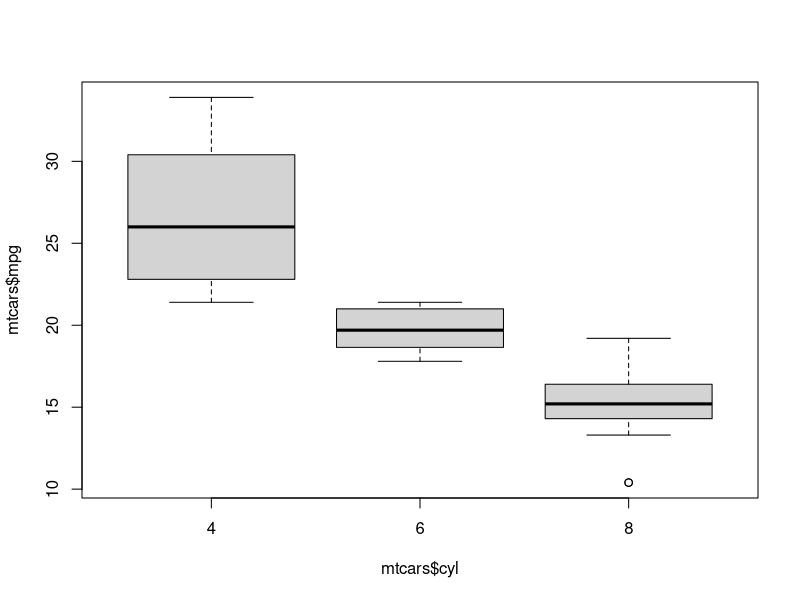
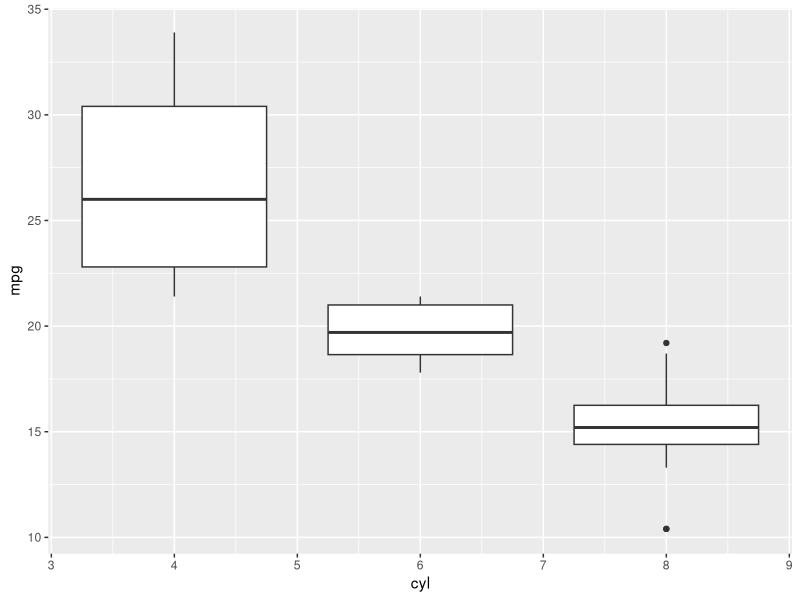

The R script that drew these images, in order:
#From the mtcars data frame, create a box plot of miles per gallon (the mpg variable) grouped by the number of cylinders in the engine (the cyl variable). Do these box plots make sense? Also, use the summarize() and group_by() functions to compute how many cars have four cylinders, how many have six, and how many have eight.

#Prepare a report (using MS Power Point or similar) with all of these elements and any code used to arrive at the results.


#This is to view the dataset in its entirety

mtcars

#Box plot of miles per gallon grouped by number of cynlinders

#The simple way using the built-in R function boxplot
boxplot(mtcars$mpg ~ mtcars$cyl, data=mtcars)

#The slighttly more complex way with more adaptability, using ggplot
library("ggplot2")
ggplot(mtcars, aes(x = cyl, y = mpg)) + geom_boxplot(aes(group=cyl))

#Yes, this makes sense- the more cylinders a car has, the more gas it will use and the lower the miles per gallon will be.

